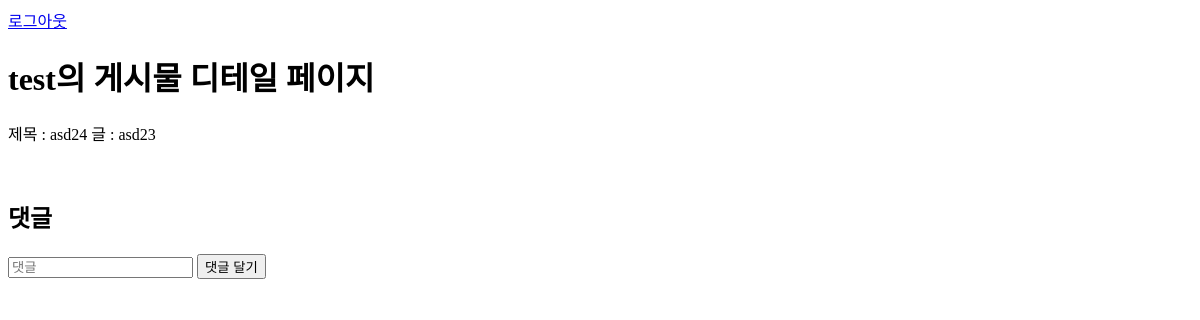
The page /social/article_detail/45 on the database as committed earlier.
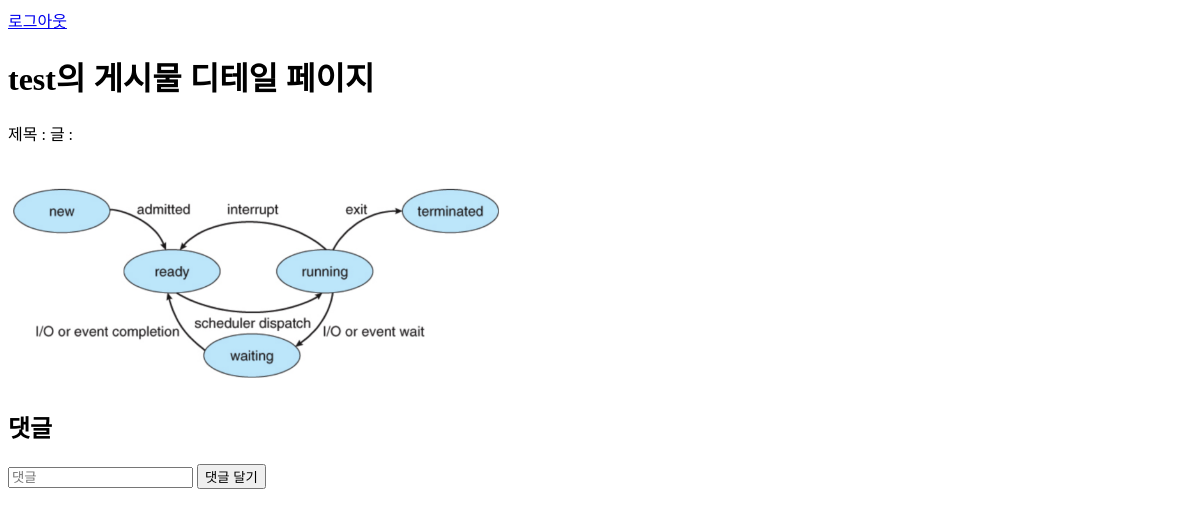
The same page on the database as committed later.
### social/models.py (models this page shows, shortened)
class Article(BaseFiled) :
    title = models.CharField(max_length=64)
    article = models.TextField()
    user = ForeignKey(User, on_delete=models.CASCADE, related_name='article', null=True, blank=True)
    image = models.ImageField(upload_to='image/', blank=True, null=True)

### social/views.py (the view)
# urls.py: path('article_detail/<int:pk>', ArticleDetailView.as_view(), name='article_detail'),
class ArticleDetailView(generic.DetailView) :
    model = Article
    context_object_name = 'article'
    template_name = 'article_detail.html'

### social/templates/article_detail.html (shortened to what this page needs)
{% extends 'base.html' %}
{% block content %}
<h1>{{article.user}}의 게시물 디테일 페이지</h1>
<p>제목 : {{article.title}} 글 :  {{article.article}}  </p> <br>
{% if article.image%}
<img src="{{article.image.url}}" width="500px;" alt="{{article.title}}">
{% endif %}
<h2>댓글</h2>
<form action="{% url 'social:comment' user.pk %}" method="POST">
    <input type="text" name="content" placeholder="댓글">
    <button type="submit">댓글 달기</button>
</form>
{% endblock content %}

Rows that differ between the two databases and show on the page:
changed Article "test": image: picture added; title "asd24" → (not shown); article "asd23" → (not shown)
